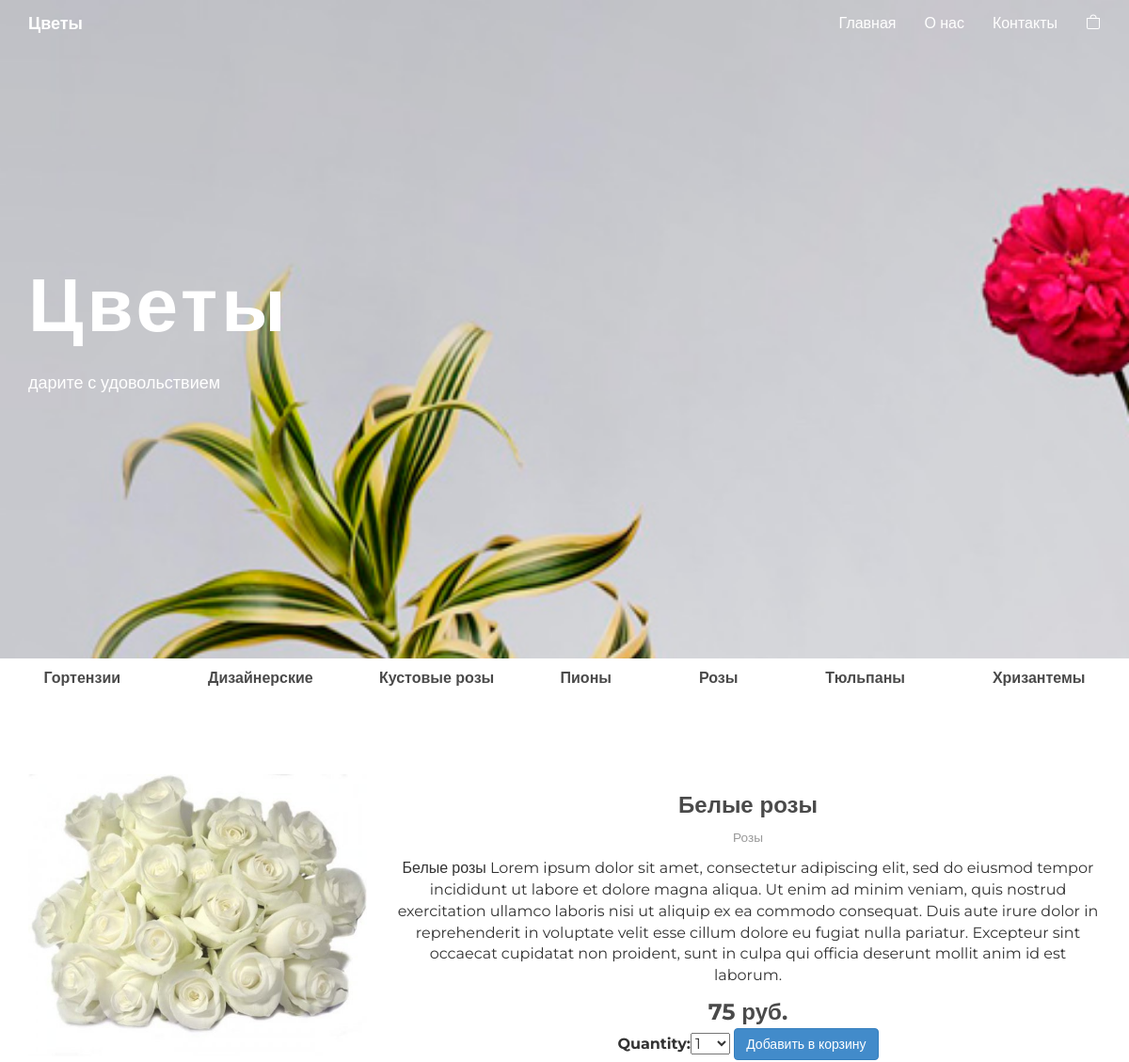
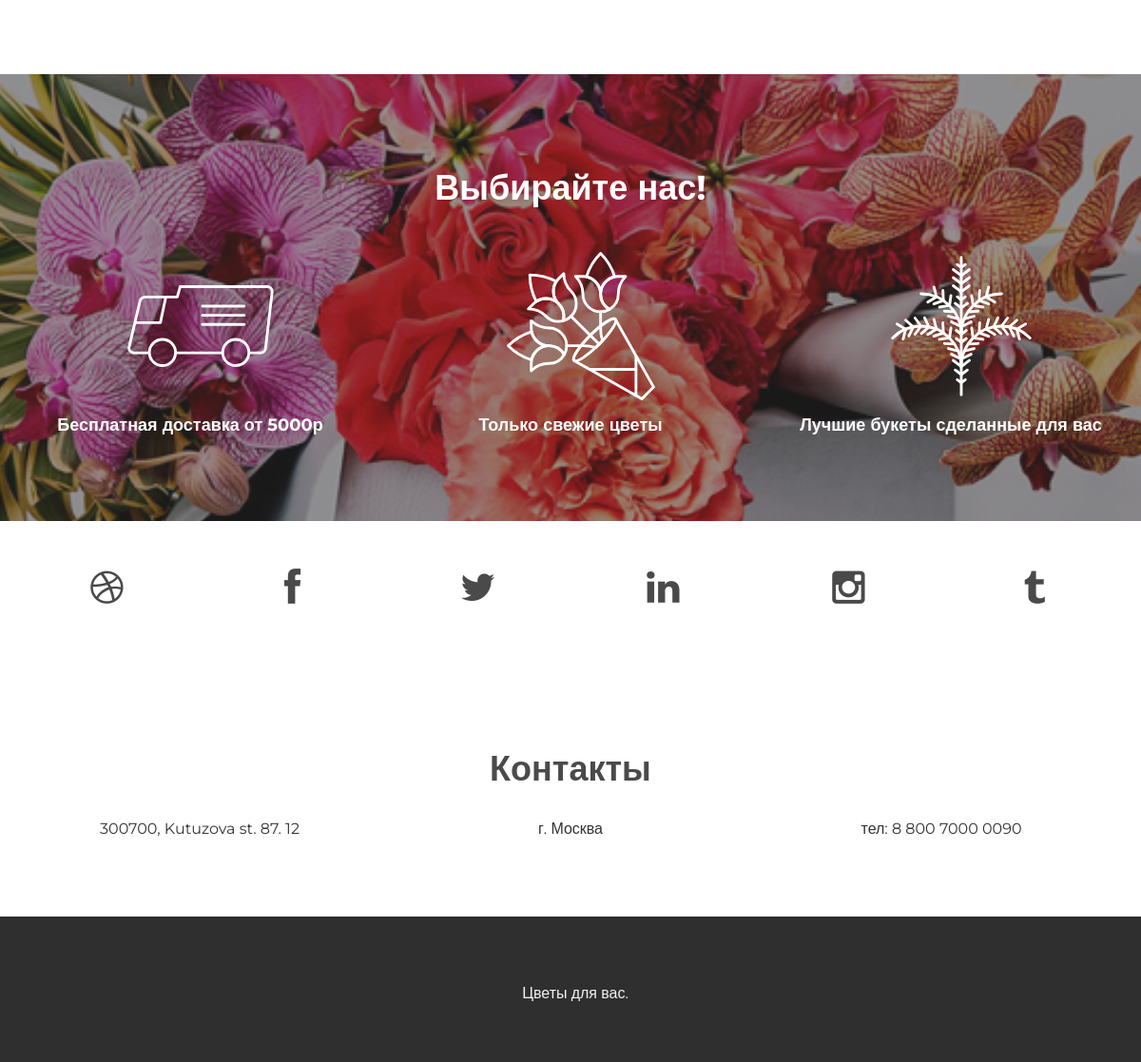
Screenshot of /product/белые-розы-1585815165/ with the database file from the repository (2 pictures, top to bottom).
### mainapp/models.py (models this page shows, shortened)
class Category(models.Model):
    class Meta:
        ordering = ('title',)
        verbose_name = 'Категория'
        verbose_name_plural = "Категории"
    title = models.CharField('Название', max_length=120)
    slug = models.SlugField(max_length=150, blank=True, unique=True)
    description = models.TextField(blank=True, null=True)
    def get_absolute_url(self):
        return reverse('category_detail', kwargs={'slug': self.slug})

class Product(models.Model):
    class Meta:
        ordering = ('title', 'pub_date')
        verbose_name = 'Продукт'
        verbose_name_plural = "Продукты"
        index_together = (('id', 'slug'),)
    title = models.CharField('Название', max_length=200, db_index=True)
    slug = models.SlugField(max_length=150, blank=True, unique=True, db_index=True)
    description = models.TextField(blank=True, null=True)
    pub_date = models.DateTimeField(auto_now=True)
    categories = models.ManyToManyField(
        'Category', verbose_name='Категории', blank=True, related_name='products')
    price = models.PositiveIntegerField(verbose_name='Цена за шт', default=0)

class Picture(models.Model):
    class Meta:
        ordering = ('title',)
        verbose_name = 'Картинка'
        verbose_name_plural = "Картинки"
    title = models.CharField('Название', max_length=200, db_index=True)
    description = models.TextField(blank=True, null=True)
    image = models.ImageField(upload_to='pictures')
    related_obj = models.ForeignKey(Product, verbose_name='pictures', null=True,
                                    blank=True, on_delete=models.CASCADE, related_name='pictures')

### mainapp/views.py (the view)
# urls.py: path('product/<str:slug>/', ProductDetailView.as_view(), name='product_detail')
class ProductDetailView(DetailView):
    model = Product
    template_name = 'mainapp/product_detail.html'
    cart_product_form = CartAddProductForm()
    def get_context_data(self, **kwargs):
        context = super().get_context_data(**kwargs)
        context['cart_product_form'] = self.cart_product_form
        context['links_menu'] = Category.objects.all()
        return context

### basketapp/forms.py
class CartAddProductForm(forms.Form):
    quantity = forms.TypedChoiceField(choices=PRODUCT_QUANTITY_CHOICES, coerce=int)
    update = forms.BooleanField(required=False, initial=False, widget=forms.HiddenInput)

### basketapp/basket.py (called while the page is built)
    def __len__(self):
        return sum(item['quantity'] for item in self.cart.values())

### basketapp/context_processors.py (called while the page is built)
def cart(request):
    return {'cart': Cart(request)}

### mainapp/templates/mainapp/product_detail.html (shortened to what this page needs)
{% extends "base.html" %}
{% load static %}
{% block content %}
    <ul class="nav nav-pills nav-justified">
        {% for link in links_menu %}
            {% include "mainapp/snippets/categories_menu_snippet.html" %}
        {% endfor %}
	</ul>
	<div class="container">
        <div class="row centered mt mb">
            <div class="col-md-4 " style="margin-left: auto; max-width: 400px">
              <img src="{{ product.pictures.all.0.image.url }}" class="img-responsive" alt="{{ product.title }}">
            </div>
            <div class="col-md-8">
              <div class="card-body">
                <h3 class="card-title">{{ product.title }}</h3>
                <p class="card-text"><small class="text-muted">{{ product.categories.all.0.title }}</small></p>
                <p class="card-text">{{ product.description }}</p>
                <div class="price">{{ product.price }} руб.</div>
                <form action="{% url "basket:cart_add" product.id %}" method="post">
                    {{ cart_product_form }}
                    <input type="submit" class="btn btn-primary" value="Добавить в корзину">
                </form>
              </div>
            </div>
        </div>
    </div>
{% endblock content %}

### mainapp/templates/mainapp/snippets/categories_menu_snippet.html
<li class="nav-item">
    <a class="nav-link text-props" href="{{ link.get_absolute_url }}">{{ link.title }}</a>
</li>

### static/css/style.css (style rules this page uses)
.centered { text-align: center }
.mt { margin-top: 80px; }
.mb { margin-bottom: 80px; }
body { font-family: 'Montserrat', sans-serif; font-weight: 400; font-size: 16px; -webkit-font-smoothing: antialiased; -webkit-overflow-scrolling: touch; }
h1, h2, h3, h4, h5, h6 { font-weight: 700; color: #4a4a4a; }
.text-props { color: #4a4a4a; font-weight: 550; }
.price { font-weight: 700; color: #4a4a4a; font-size: 24px; margin-top:10px; z-index:1; }

### rows the page displays
Category: title "Гортензии"
Category: title "Дизайнерские"
Category: title "Кустовые розы"
Category: title "Пионы"
Category: title "Розы"
Category: title "Тюльпаны"
Category: title "Хризантемы"
Product: pictures.all.0.image (picture), title "Белые розы", categories.all.0 "Розы", description "Белые розы Lorem ipsum dolor sit amet, consectetur adipiscing elit, sed do eiusmod tempor incididunt ut labore et dolore magna aliqua. Ut enim ad minim veniam, quis nostrud exercitation ullamco laboris nisi ut aliquip ex ea commodo consequat. Duis aute irure dolor in reprehenderit in voluptate velit esse cillum dolore eu fugiat nulla pariatur. Excepteur sint occaecat cupidatat non proident, sunt in culpa qui officia deserunt mollit anim id est laborum.", price "75"
